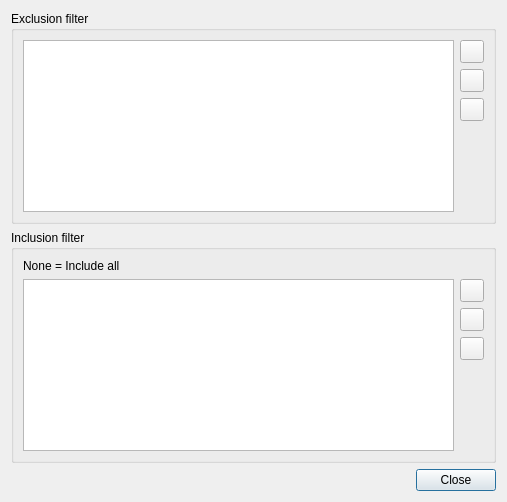
<?xml version="1.0" encoding="UTF-8"?>
<ui version="4.0">
 <class>Filters</class>
 <widget class="QDialog" name="Filters">
  <property name="geometry">
   <rect>
    <x>0</x>
    <y>0</y>
    <width>507</width>
    <height>502</height>
   </rect>
  </property>
  <property name="windowTitle">
   <string>Dialog</string>
  </property>
  <layout class="QVBoxLayout" name="verticalLayout">
   <item>
    <widget class="QGroupBox" name="groupBox">
     <property name="title">
      <string>Exclusion filter</string>
     </property>
     <layout class="QHBoxLayout" name="horizontalLayout_2">
      <item>
       <widget class="QListWidget" name="listWidget"/>
      </item>
      <item>
       <layout class="QVBoxLayout" name="verticalLayout_2">
        <item>
         <widget class="QToolButton" name="toolButton">
          <property name="icon">
           <iconset resource="resources.qrc">
            <normaloff>:/resources/add.png</normaloff>:/resources/add.png</iconset>
          </property>
         </widget>
        </item>
        <item>
         <widget class="QToolButton" name="toolButton_2">
          <property name="icon">
           <iconset resource="resources.qrc">
            <normaloff>:/resources/edit.png</normaloff>:/resources/edit.png</iconset>
          </property>
         </widget>
        </item>
        <item>
         <widget class="QToolButton" name="toolButton_6">
          <property name="icon">
           <iconset resource="resources.qrc">
            <normaloff>:/resources/remove.png</normaloff>:/resources/remove.png</iconset>
          </property>
         </widget>
        </item>
        <item>
         <spacer name="verticalSpacer_2">
          <property name="orientation">
           <enum>Qt::Vertical</enum>
          </property>
          <property name="sizeHint" stdset="0">
           <size>
            <width>20</width>
            <height>40</height>
           </size>
          </property>
         </spacer>
        </item>
       </layout>
      </item>
     </layout>
    </widget>
   </item>
   <item>
    <widget class="QGroupBox" name="groupBox_2">
     <property name="title">
      <string>Inclusion filter</string>
     </property>
     <layout class="QVBoxLayout" name="verticalLayout_4">
      <item>
       <widget class="QLabel" name="label">
        <property name="text">
         <string>None = Include all</string>
        </property>
       </widget>
      </item>
      <item>
       <layout class="QHBoxLayout" name="horizontalLayout">
        <item>
         <widget class="QListWidget" name="listWidget_2"/>
        </item>
        <item>
         <layout class="QVBoxLayout" name="verticalLayout_3">
          <item>
           <widget class="QToolButton" name="toolButton_3">
            <property name="icon">
             <iconset resource="resources.qrc">
              <normaloff>:/resources/add.png</normaloff>:/resources/add.png</iconset>
            </property>
           </widget>
          </item>
          <item>
           <widget class="QToolButton" name="toolButton_5">
            <property name="icon">
             <iconset resource="resources.qrc">
              <normaloff>:/resources/edit.png</normaloff>:/resources/edit.png</iconset>
            </property>
           </widget>
          </item>
          <item>
           <widget class="QToolButton" name="toolButton_4">
            <property name="icon">
             <iconset resource="resources.qrc">
              <normaloff>:/resources/remove.png</normaloff>:/resources/remove.png</iconset>
            </property>
           </widget>
          </item>
          <item>
           <spacer name="verticalSpacer">
            <property name="orientation">
             <enum>Qt::Vertical</enum>
            </property>
            <property name="sizeHint" stdset="0">
             <size>
              <width>20</width>
              <height>40</height>
             </size>
            </property>
           </spacer>
          </item>
         </layout>
        </item>
       </layout>
      </item>
     </layout>
    </widget>
   </item>
   <item>
    <layout class="QHBoxLayout" name="horizontalLayout_3">
     <item>
      <spacer name="horizontalSpacer">
       <property name="orientation">
        <enum>Qt::Horizontal</enum>
       </property>
       <property name="sizeHint" stdset="0">
        <size>
         <width>40</width>
         <height>20</height>
        </size>
       </property>
      </spacer>
     </item>
     <item>
      <widget class="QPushButton" name="pushButton">
       <property name="text">
        <string>Close</string>
       </property>
      </widget>
     </item>
    </layout>
   </item>
  </layout>
 </widget>
 <resources>
  <include location="resources.qrc"/>
 </resources>
 <connections/>
</ui>
